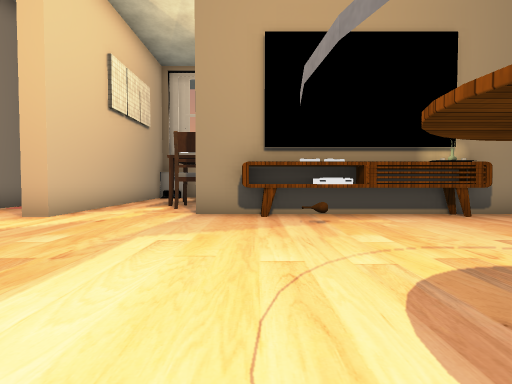
view 1 (above)

18 first-person views from a walk through a Unity game level. The camera is 1.4 m above the floor, tilts 2° down and sees 80° across. Doors are open. The floor is counted in squares, 2 m on a side. Each view is taken from the middle of a square. On the plan, view 1 faces up. The plan holds only what a view shows up to about 10 squares ahead; the rest is blank. The place goes on beyond the plan. The player character is not drawn. Some surface patterns are stand-ins.

view 2
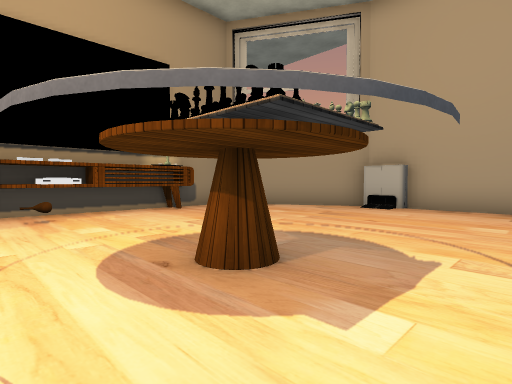

view 3
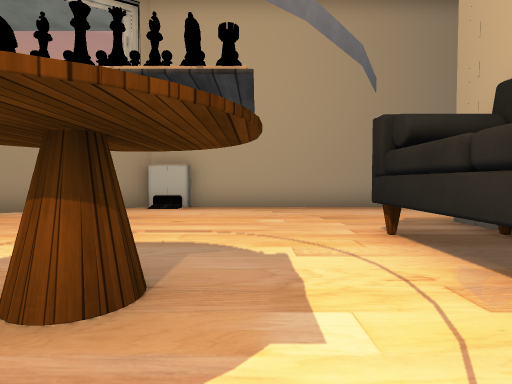

view 4
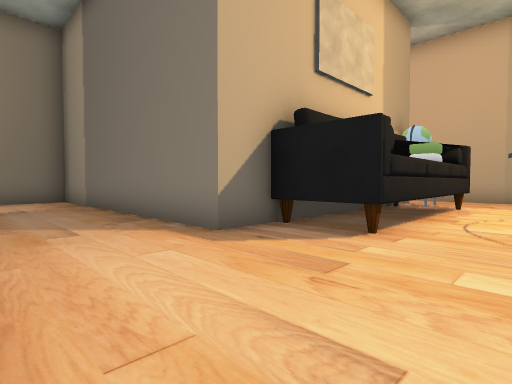

view 5
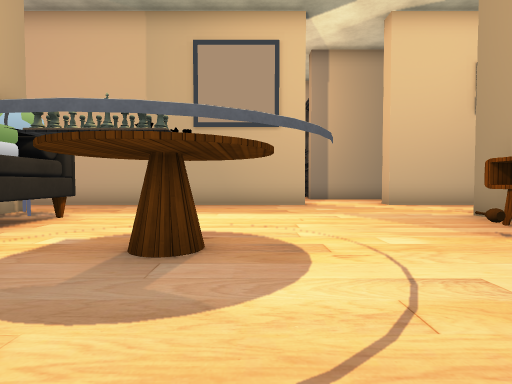

view 6
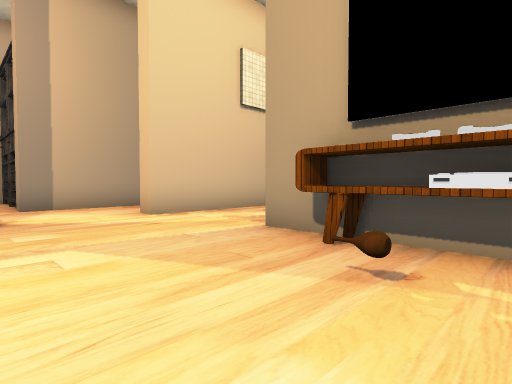

view 7
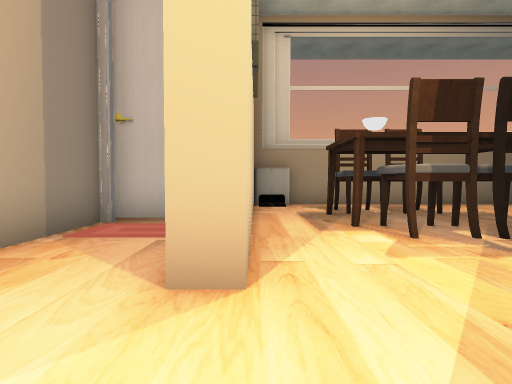

view 8
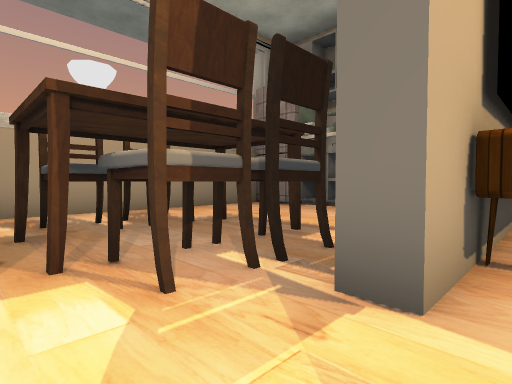

view 9
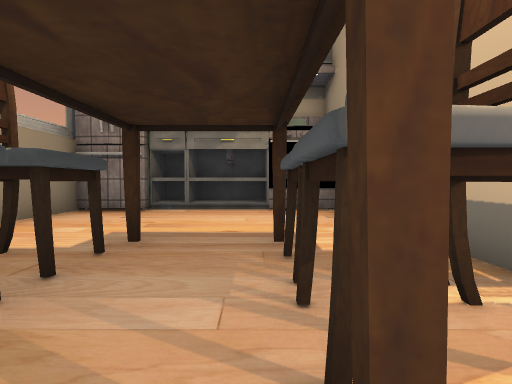

view 10
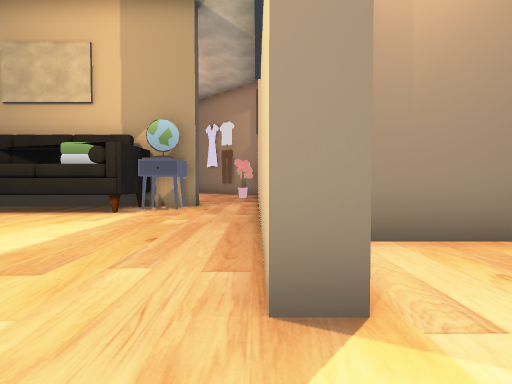

view 11
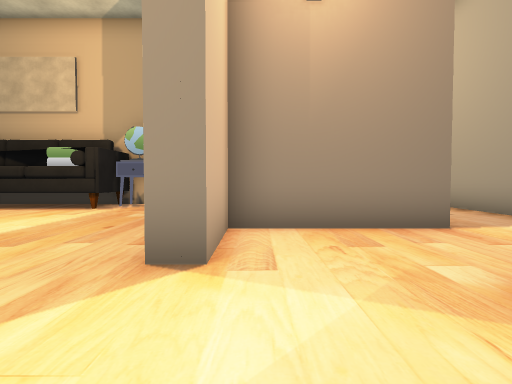

view 12
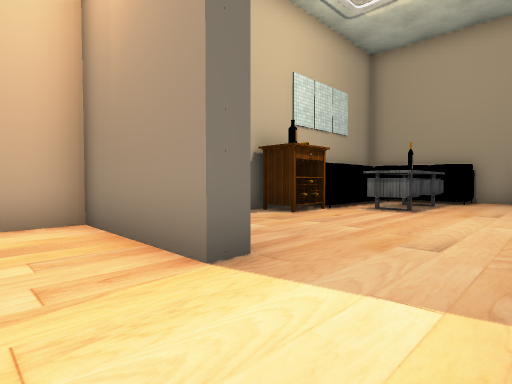

view 13
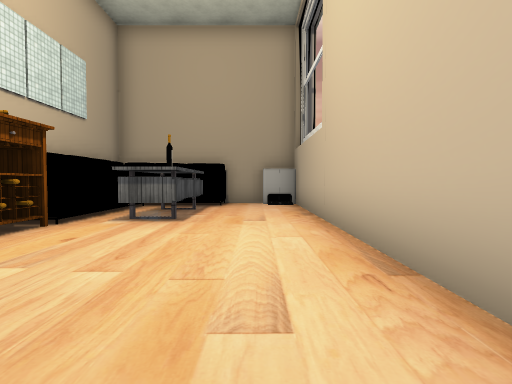

view 14
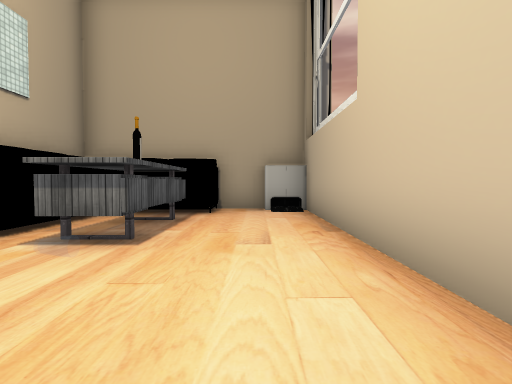

view 15
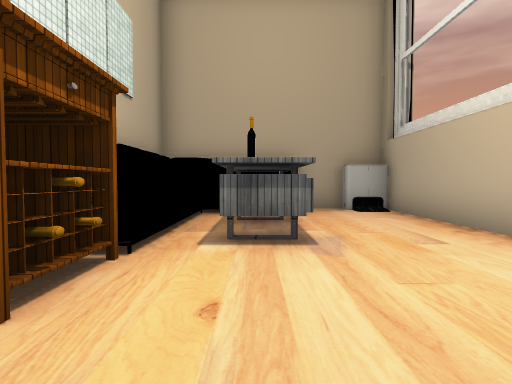

view 16
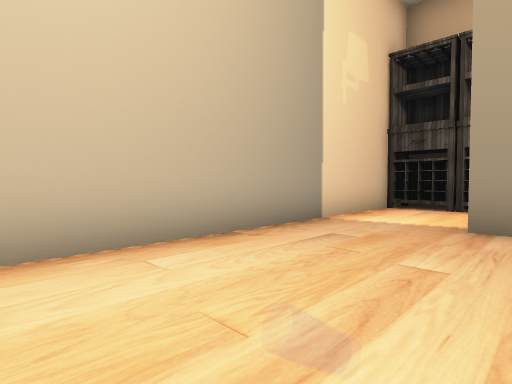

view 17
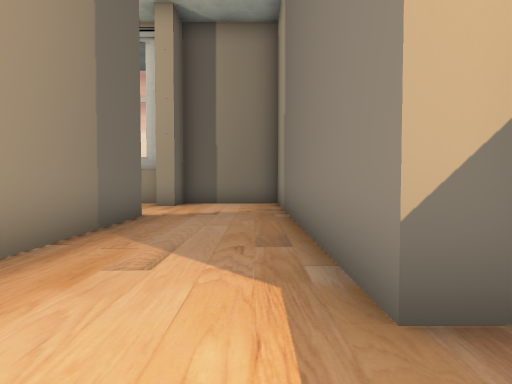

view 18
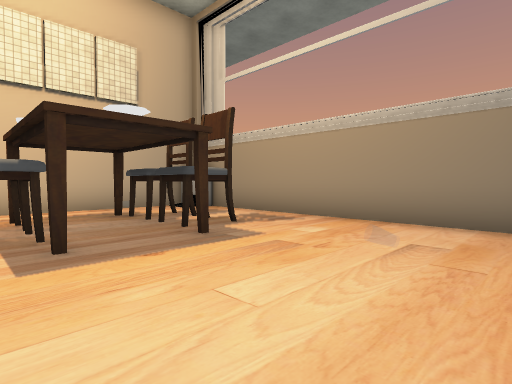

### Floor plan
Ten units are one square. View 1 is at (0, 0); x grows to the right and y downward. Boxes are objects, and circles mark ways between rooms. Rooms are numbered by the first view taken in them; rooms with no view inside come last. Other rooms are left out.
<svg viewBox="-110 -140 211 262">
<path fill="none" stroke="#000" d="M39 35 53 35 53 117 83 117 83 106 89 106M83 -28 67 -57M35 -60 24 -60M-24 35 -11 35 -11 16 42 16 42 35M6 -60 -2 -60M56 -65 -13 -65 -13 -71M-1 -65 -1 -59M-41 -35 -41 36M83 81 83 -18 79 -18 79 -28M-41 -84 -41 -60M91 117 96 117M-41 -60 -46 -60M-65 -15 -46 -15 -46 -35 -41 -35M-55 -94 -67 -94 -67 -41M44 -133 -31 -133M45 -86 45 -115M-30 -128 -41 -128 -41 -84M-8 -70 0 -70M58 -110 58 -116M-74 -10 -79 -10 -79 -15 -65 -15M-58 60 -58 45M-67 -41 -72 -41M-102 -42 -102 84 -93 84M-92 89 -80 89M-79 77 -67 76"/>
<rect x="-25" y="25" width="10" height="10" fill="#bbb"><title>other object</title></rect>
<rect x="5" y="-25" width="30" height="30" fill="#bbb"><title>other object</title></rect>
<rect x="5" y="-55" width="10" height="10" fill="#bbb"><title>other object</title></rect>
<rect x="5" y="-65" width="10" height="10" fill="#bbb"><title>other object</title></rect>
<rect x="15" y="-65" width="10" height="10" fill="#bbb"><title>other object</title></rect>
<rect x="35" y="-65" width="10" height="10" fill="#bbb"><title>other object</title></rect>
<rect x="-25" y="-85" width="10" height="10" fill="#bbb"><title>other object</title></rect>
<rect x="-25" y="-115" width="10" height="10" fill="#bbb"><title>other object</title></rect>
<rect x="-15" y="-85" width="20" height="10" fill="#bbb"><title>other object</title></rect>
<rect x="-15" y="-115" width="20" height="10" fill="#bbb"><title>other object</title></rect>
<rect x="45" y="-85" width="10" height="10" fill="#bbb"><title>other object</title></rect>
<rect x="45" y="-135" width="10" height="20" fill="#bbb"><title>other object</title></rect>
<rect x="-105" y="-55" width="20" height="10" fill="#bbb"><title>other object</title></rect>
<rect x="-95" y="-55" width="20" height="20" fill="#bbb"><title>other object</title></rect>
<rect x="-75" y="45" width="10" height="30" fill="#bbb"><title>other object</title></rect>
<rect x="-55" y="25" width="10" height="10" fill="#bbb"><title>other object</title></rect>
<circle cx="-40" cy="-45" r="3" fill="#2a7"/>
<circle cx="-25" cy="-85" r="3" fill="#2a7"/>
<circle cx="50" cy="-70" r="3" fill="#2a7"/>
<circle cx="-70" cy="-25" r="3" fill="#2a7"/>
<text x="30" y="0">1</text>
<text x="-50" y="-50">2</text>
<text x="10" y="-110">3</text>
<text x="-80" y="20">4</text>
</svg>
Room 1 opens to room 2. Room 1 opens to room 3. Room 2 opens to room 4.

Where each view was taken, in squares from view 1:
view 1: 0 up, 0 right, facing up
view 2: 1 down, 0 right, facing up-right
view 3: 0 up, 0 right, facing right
view 4: 0 up, 8 right, facing down-left
view 5: 2 up, 5 right, facing left
view 6: 3 up, 2 right, facing up-left
view 7: 4 up, 4 left, facing up
view 8: 6 up, 3 left, facing up-right
view 9: 9 up, 3 left, facing right
view 10: 5 up, 4 left, facing down
view 11: 6 up, 5 left, facing down
view 12: 3 up, 10 left, facing down-right
view 13: 1 up, 9 left, facing down
view 14: 1 down, 9 left, facing down
view 15: 1 down, 7 left, facing down
view 16: 4 down, 7 left, facing up-left
view 17: 2 down, 6 right, facing down
view 18: 8 up, 4 right, facing up-left
